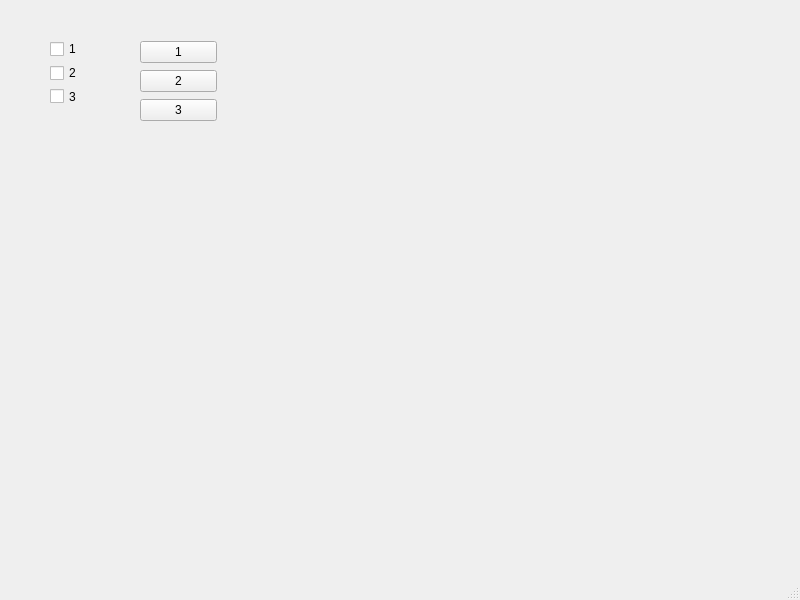
<?xml version="1.0" encoding="UTF-8"?>
<ui version="4.0">
 <class>MainWindow</class>
 <widget class="QMainWindow" name="MainWindow">
  <property name="geometry">
   <rect>
    <x>0</x>
    <y>0</y>
    <width>800</width>
    <height>600</height>
   </rect>
  </property>
  <property name="windowTitle">
   <string>MainWindow</string>
  </property>
  <widget class="QWidget" name="centralwidget">
   <widget class="QWidget" name="">
    <property name="geometry">
     <rect>
      <x>50</x>
      <y>40</y>
      <width>72</width>
      <height>65</height>
     </rect>
    </property>
    <layout class="QVBoxLayout" name="verticalLayout">
     <item>
      <widget class="QCheckBox" name="checkBox">
       <property name="text">
        <string>1</string>
       </property>
      </widget>
     </item>
     <item>
      <widget class="QCheckBox" name="checkBox_2">
       <property name="text">
        <string>2</string>
       </property>
      </widget>
     </item>
     <item>
      <widget class="QCheckBox" name="checkBox_3">
       <property name="text">
        <string>3</string>
       </property>
      </widget>
     </item>
    </layout>
   </widget>
   <widget class="QWidget" name="">
    <property name="geometry">
     <rect>
      <x>140</x>
      <y>40</y>
      <width>77</width>
      <height>83</height>
     </rect>
    </property>
    <layout class="QVBoxLayout" name="verticalLayout_2">
     <item>
      <widget class="QPushButton" name="pushButton">
       <property name="text">
        <string>1</string>
       </property>
      </widget>
     </item>
     <item>
      <widget class="QPushButton" name="pushButton_2">
       <property name="text">
        <string>2</string>
       </property>
      </widget>
     </item>
     <item>
      <widget class="QPushButton" name="pushButton_3">
       <property name="text">
        <string>3</string>
       </property>
      </widget>
     </item>
    </layout>
   </widget>
  </widget>
  <widget class="QMenuBar" name="menubar">
   <property name="geometry">
    <rect>
     <x>0</x>
     <y>0</y>
     <width>800</width>
     <height>21</height>
    </rect>
   </property>
  </widget>
  <widget class="QStatusBar" name="statusbar"/>
 </widget>
 <resources/>
 <connections/>
</ui>
